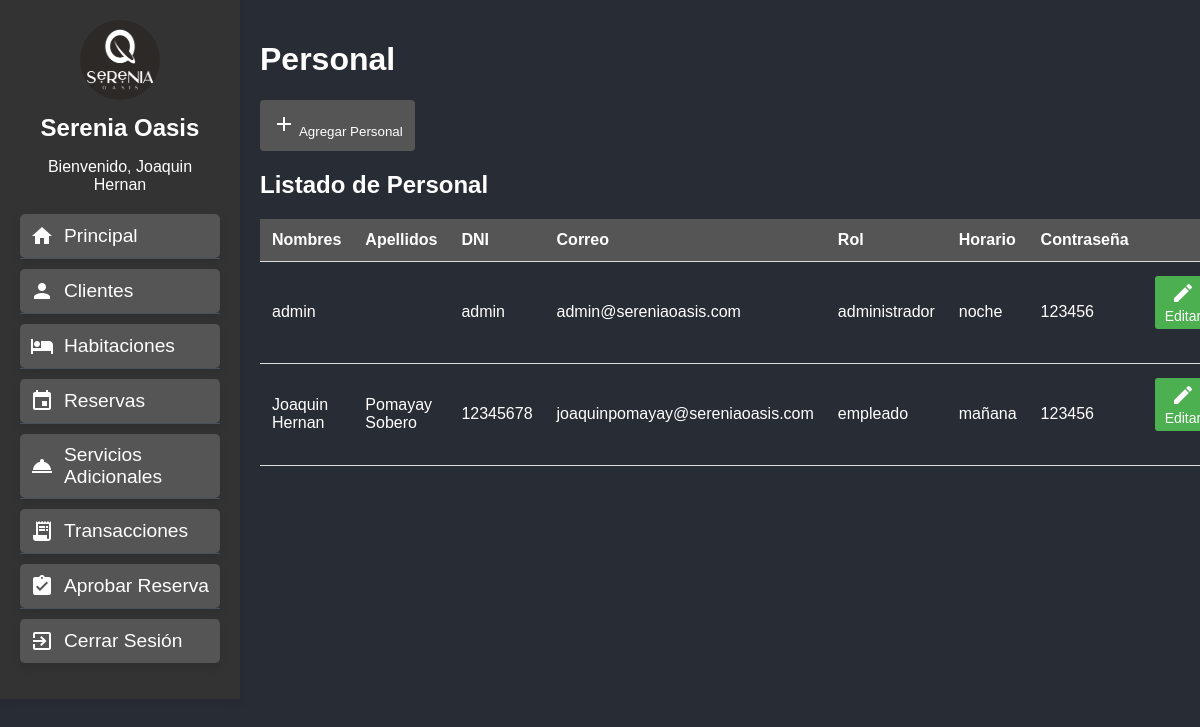
The page /indexHotel.php?page=personal (signed in) on the database its author committed.
### tables this page shows
CREATE TABLE `personal` (
  `personal_id` int(11) NOT NULL,
  `nombres` varchar(255) DEFAULT NULL,
  `apellidos` varchar(255) DEFAULT NULL,
  `dni` varchar(50) DEFAULT NULL,
  `correo` varchar(255) DEFAULT NULL,
  `rol` varchar(50) DEFAULT NULL,
  `horario_trabajo` varchar(255) DEFAULT NULL,
  `contraseña` int(6) NOT NULL
);

### ControlHotel.php (called while the page is built, shortened)
<?php
require_once("cliente/modeloClientes.php");
require_once("personal/modeloPersonal.php");
require_once("habitacion/modeloHabitacion.php");
require_once("reserva/modeloReserva.php");
require_once("serviciosAdicionales/modeloServiciosAdicionales.php");
require_once("detalle/modeloDetalle.php");
class ClaseHotel{
    function __construct($db){
        $this->cn=mysqli_connect("localhost:3306","root","",$db);
        $this->clientes=new ClaseClientes($this->cn);
        $this->clientes->iniciarClientes();
        $this->personal=new ClasePersonal($this->cn);
        $this->personal->iniciarPersonal();
        $this->habitacion=new ClaseHabitacion($this->cn);
        $this->habitacion->iniciarHabitaciones();
        $this->reserva=new ClaseReserva($this->cn);
        $this->reserva->iniciarReserva();
        $this->serviciosAdicionales=new ClaseServicioAdicional($this->cn);
        $this->serviciosAdicionales->iniciarServiciosAdicionales();
        $this->detalleTransaccion=new ClaseDetalleTransaccion($this->cn);
        $this->detalleTransaccion->iniciarDetalleTransaccion();
    }
}
?>

### cliente/modeloClientes.php (called while the page is built, shortened)
<?php
class ClaseClientes {
    public $cn;
    function __construct($xcn) {
        $this->cn = $xcn;
    }
    function iniciarClientes() {
        $consulta = "SELECT * FROM clientes";
        $rs = mysqli_query($this->cn, $consulta);
    }
}
?>

### personal/modeloPersonal.php (called while the page is built, shortened)
<?php
class ClasePersonal {
    public $cn;
    function __construct($xcn) {
        $this->cn = $xcn;
    }
    function iniciarPersonal() {
        $consulta = "SELECT * FROM personal";
        $rs = mysqli_query($this->cn, $consulta);
        while ($registro = mysqli_fetch_array($rs)) {
            $this->personal_id = $registro[0];
            $this->nombres = $registro[1];
            $this->apellidos = $registro[2];
            $this->dni = $registro[3];
            $this->correo = $registro[4];
            $this->rol = $registro[5];
            $this->horario_trabajo = $registro[6];
            $this->contraseña = $registro[7];
        }
    }
    function getAllPersonal() {
        $consulta = "SELECT * FROM personal";
        $rs = mysqli_query($this->cn, $consulta);
        if ($rs && mysqli_num_rows($rs) > 0) {
            return $rs;
        } else {
            return false;
        }
    }
}
?>

### habitacion/modeloHabitacion.php (called while the page is built)
<?php
class ClaseHabitacion {
    private $conexion;
    public function __construct($conexion) {
        $this->conexion = $conexion;
    }
    public function iniciarHabitaciones() {
        $query = "SELECT h.*, th.nombre as nombre_tipo, th.precio as precio_tipo
        FROM habitaciones h LEFT JOIN tipohabitacion th
        ON h.tipo_habitacion_id = th.tipo_habitacion_id;";
        $resultado = mysqli_query($this->conexion, $query);
        $habitaciones = array();
        while ($fila = mysqli_fetch_assoc($resultado)) {
            $habitaciones[] = $fila;
        }
        return $habitaciones;
    }
}
?>

### reserva/modeloReserva.php (called while the page is built, shortened)
<?php
class ClaseReserva
{
    public $cn;
    function __construct($xcn) {
        $this->cn = $xcn;
    }
    public function iniciarReserva() {
        $query = "SELECT r.reservas_id, r.fecha, c.nombres as nombre_cliente, c.apellidos as apellidos_cliente, h.numero_habitacion, p.nombres as nombre_personal, p.apellidos as apellidos_personal
                FROM reservas r
                LEFT JOIN clientes c ON r.clientes_id = c.clientes_id
                LEFT JOIN habitaciones h ON r.habitaciones_id = h.habitaciones_id
                LEFT JOIN personal p ON r.personal_id = p.personal_id";
        $resultado = mysqli_query($this->cn, $query);
        $reservas = array();
        return $reservas;
    }
}
?>

### serviciosAdicionales/modeloServiciosAdicionales.php (called while the page is built, shortened)
<?php
class ClaseServicioAdicional
{
    public $cn;
    function __construct($xcn)
    {
        $this->cn = $xcn;
    }
    public function iniciarServiciosAdicionales()
    {
        $query = "SELECT sa.servicios_adicionales_id, ts.nombre as tipo_servicio, sa.cantidad, p.nombres as nombre_personal, p.apellidos as apellidos_personal
                FROM serviciosadicionales sa
                LEFT JOIN tiposervicio ts ON sa.tipo_servicio_id = ts.tipo_servicio_id
                LEFT JOIN personal p ON sa.personal_id = p.personal_id";
        $resultado = mysqli_query($this->cn, $query);
        $serviciosAdicionales = array();
        return $serviciosAdicionales;
    }
}
?>

### detalle/modeloDetalle.php (called while the page is built, shortened)
<?php
class ClaseDetalleTransaccion
{
    public $cn;
    function __construct($xcn)
    {
        $this->cn = $xcn;
    }
    public function iniciarDetalleTransaccion()
    {
        $query = "SELECT dt.detalle_id, dt.reservas_id, dt.servicios_adicionales_id, dt.total, dt.fecha, dt.metodo_de_pago,
                r.fecha as fecha_reserva, c.nombres as nombre_cliente, c.apellidos as apellidos_cliente
                FROM detallestransaccion dt
                LEFT JOIN reservas r ON dt.reservas_id = r.reservas_id
                LEFT JOIN clientes c ON r.clientes_id = c.clientes_id";
        $resultado = mysqli_query($this->cn, $query);
        $detallesTransaccion = array();
        return $detallesTransaccion;
    }
}
?>

### personal/vistaPersonal.php (the view, shortened to what this page needs)
<?php
require_once("ControlHotel.php");
$controlHotel = new ClaseHotel("bd_hotel");
$personal = $controlHotel->personal->getAllPersonal();
?>
<!DOCTYPE html>
<html lang="es">
<head>
    <link rel="stylesheet" type="text/css" href="css/stylesClientes.css">
</head>
<body>
    <h1>Personal</h1>
    <form method="post" action="personal/agregarPersonal.php">
        <button type='button' onclick="window.location.href='personal/agregarPersonal.php';"><i class='material-icons'>add</i> Agregar Personal</button>
    </form>
    <h2>Listado de Personal</h2>
    <table>
        <thead>
            <tr>
                <th>Nombres</th>
                <th>Apellidos</th>
                <th>DNI</th>
                <th>Correo</th>
                <th>Rol</th>
                <th>Horario</th>
                <th>Contraseña</th>
                <td>
                </td>
            </tr>
        </thead>
        <tbody>
            <?php
            if ($personal !== false) {
                while ($row = $personal->fetch_assoc()) {
                    echo "<tr>";
                    echo "<td>{$row['nombres']}</td>";
                    echo "<td>{$row['apellidos']}</td>";
                    echo "<td>{$row['dni']}</td>";
                    echo "<td>{$row['correo']}</td>";
                    echo "<td>{$row['rol']}</td>";
                    echo "<td>{$row['horario_trabajo']}</td>";
                    echo "<td>{$row['contraseña']}</td>";
                    echo "<td>";
                    echo "<form method='post' action='personal/editarPersonal.php'>";
                    echo "<button type='submit' name='editar' class='boton-editar'><i class='material-icons'>edit</i> Editar</button>";
                    echo "</form>";
                    echo "</td>";
                    echo "</tr>";
                }
            } else {
                echo "<tr><td colspan='6'>No hay personal.</td></tr>";
            }
            ?>
        </tbody>
    </table>
</body>
</html>

### css/stylesIndex.css (style rules this page uses)
body { margin: 0; font-family: Arial, sans-serif; display: flex; height: 100vh; background-color: #282c35; }
h1 { color: #fff; }

### css/stylesClientes.css (style rules this page uses)
form button { background-color: #555; color: #fff; padding: 12px; border: none; cursor: pointer; border-radius: 4px; display: inline-block; transition: background-color 0.3s ease-in-out; }
body { font-family: 'Arial', sans-serif; background-color: #282c35; color: #fff; }
h1, h2, label, input, button, li { color: #fff; }
form { margin-bottom: 20px; }
button { background-color: #555; color: #fff; padding: 12px; border: none; cursor: pointer; border-radius: 4px; }
table { width: 100%; border-collapse: collapse; margin-top: 20px; }
thead { background-color: #555; color: #fff; }
th, td { padding: 12px; text-align: left; border-bottom: 1px solid #ddd; }
.boton-editar { background-color: #4CAF50; color: white; border: none; padding: 5px 10px; text-align: center; text-decoration: none; display: inline-block; font-size: 14px; margin: 2px 2px; cursor: pointer; border-radius: 3px; }

### rows shown on the page
personal: nombres "admin", dni "admin", correo "admin@sereniaoasis.com", rol "administrador", horario_trabajo "noche", contraseña "123456"
personal: nombres "Joaquin Hernan", apellidos "Pomayay Sobero", dni "12345678", correo "joaquinpomayay@sereniaoasis.com", rol "empleado", horario_trabajo "mañana", contraseña "123456"

### other values the page prints
$_SESSION['nombre_usuario'] "Joaquin Hernan"
